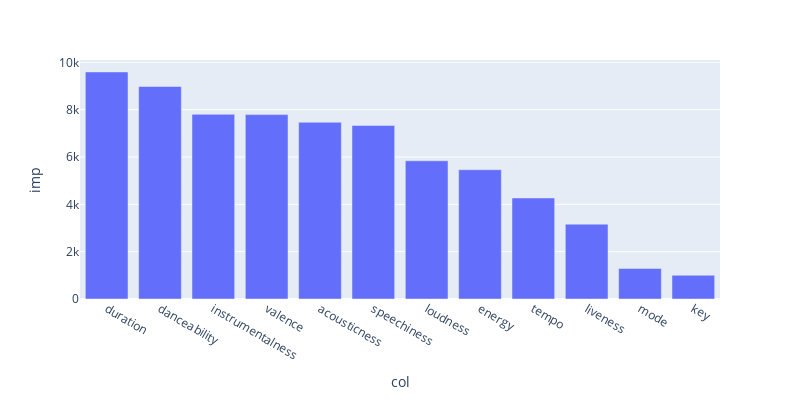

The code cell stored with this chart in its notebook:
### Code cell
feature_imp= pd.DataFrame({'col': df[features_col].columns,'imp':pipe_cv.best_estimator_.named_steps[
    'lgbmclassifier'].feature_importances_}).sort_values(by='imp',ascending=False)
px.bar(feature_imp,x = 'col', y ='imp',width=800, height=400)

### Figure 1 — Plotly figure (JSON) as saved in the notebook; plotly's stock layout.template omitted (floating-point values rounded to 4 significant figures)
{"data": [{"alignmentgroup": "True", "hovertemplate": "col=%{x}<br>imp=%{y}<extra></extra>", "legendgroup": "", "marker": {"color": "#636efa", "pattern": {"shape": ""}}, "name": "", "offsetgroup": "", "orientation": "v", "showlegend": false, "textposition": "auto", "type": "bar", "x": ["duration", "danceability", "instrumentalness", "valence", "acousticness", "speechiness", "loudness", "energy", "tempo", "liveness", "mode", "key"], "xaxis": "x", "y": [9595, 8980, 7804, 7792, 7467, 7335, 5840, 5464, 4269, 3163, 1289, 1002], "yaxis": "y"}], "layout": {"barmode": "relative", "height": 400, "legend": {"tracegroupgap": 0}, "margin": {"t": 60}, "width": 800, "xaxis": {"anchor": "y", "domain": [0, 1], "title": {"text": "col"}}, "yaxis": {"anchor": "x", "domain": [0, 1], "title": {"text": "imp"}}}}
